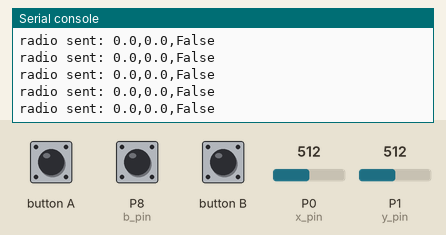
The program below on a simulated BBC micro:bit running MicroPython. On the bench: the last lines printed to the serial console. Inputs (shaded band) come from the test bench; at power-on: P8 (b_pin) HIGH, P0 (x_pin) = 512, P1 (y_pin) = 512 (analog values on the 0–1023 scale). No radio messages arrive unless stated (any console line starting 'radio sent:' is added by the test bench).

Above: at 1.2 s.
1.3 s: P8 (b_pin) pulled LOW for 0.15 s
2.9 s: P0 (x_pin) set to 716
At 3.6 s:
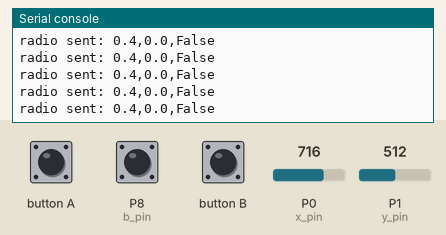
4.4 s: P1 (y_pin) set to 716
At 5.2 s:
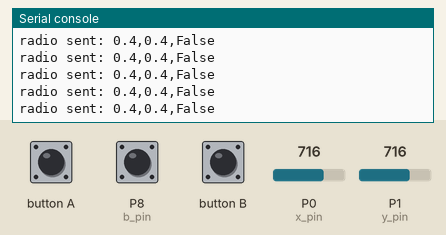
5.9 s: P8 (b_pin) pulled LOW for 1 s
At 6.5 s:
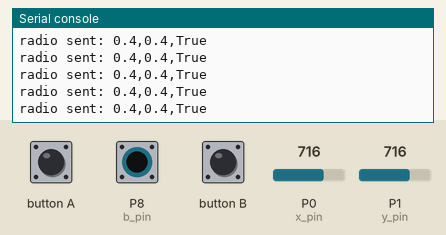
8.4 s: P0 (x_pin) set to 900
At 9.5 s:
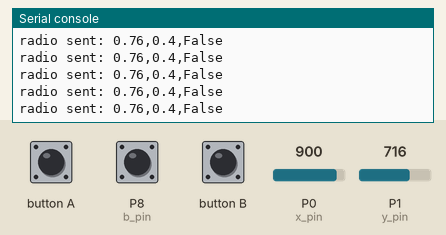
9.9 s: P1 (y_pin) set to 900
At 10.5 s:
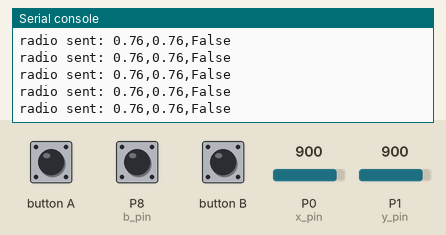
Timing chart, 0 to 12.4 s (numbered marks = the images above; inputs shaded):
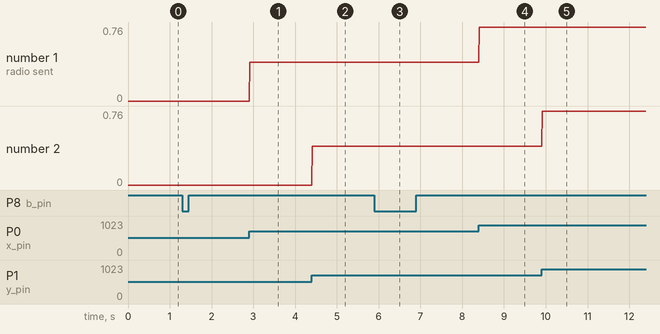

The program:

robotics-workshop-joystick-controller-01-main.py
```python
from microbit import *
import radio

# Configure radio
radio.on()
radio.config(group=42, channel=42, power=7)

# Configure pins
x_pin = pin0
y_pin = pin1
b_pin = pin8

# Set Pin 8 to use an internal pull-up resistor
pin8.set_pull(pin8.PULL_UP)

while True:

    # Read input
    a_pressed = int(button_a.is_pressed())
    b_pressed = int(button_b.is_pressed())

    # Read the values and store them in variables
    x_val = x_pin.read_analog()
    y_val = y_pin.read_analog()
    b_val = not b_pin.read_digital()

    angle = round((x_val / 1024) * 2 - 1, 2)
    speed = round((y_val / 1024) * 2 - 1, 2)

    # Serialize data
    message = "{},{},{}".format(angle, speed, b_val)

    radio.send(message)
    #print(message)

    sleep(10)
```

Measured:
- after the input at 2.9 s, the serial console: prints a new line at once (image 1)
- after the input at 4.4 s, the serial console: prints a new line at once (image 2)
- after the input at 5.9 s, the serial console: prints a new line at once (image 3)
- after the input at 8.4 s, the serial console: prints a new line at once (image 4)
- after the input at 9.9 s, the serial console: prints a new line at once (image 5)
- plotted number 1: 0 → 0.4 after the input at 2.9 s, 0.4 → 0.76 after the input at 8.4 s
